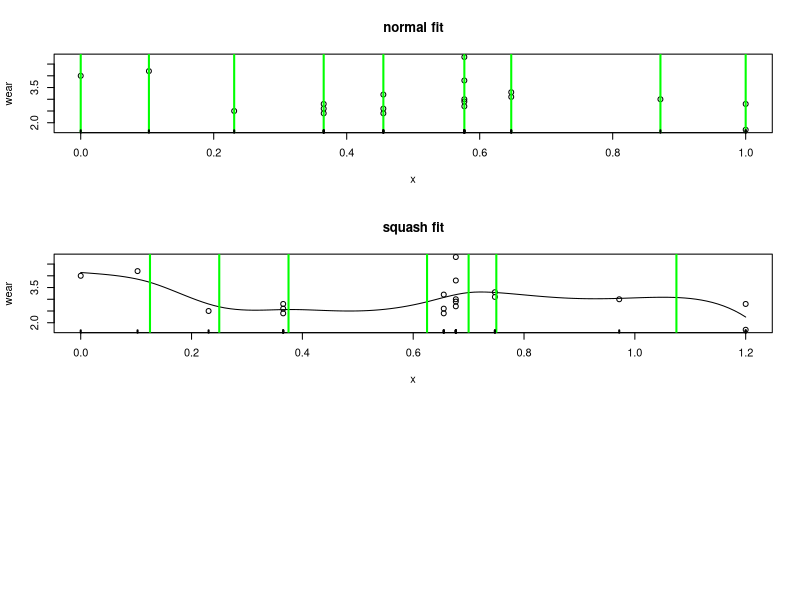

Generate this figure with R:
# integration experiment.

# uses the functions from section 3.2.1 of the Red Book
# data
size<-c(1.42,1.58,1.78,1.99,1.99,1.99,2.13,2.13,2.13, 
2.32,2.32,2.32,2.32,2.32,2.43,2.43,2.78,2.98,2.98) 
wear<-c(4.0,4.2,2.5,2.6,2.8,2.4,3.2,2.4,2.6,4.8,2.9, 
3.8,3.0,2.7,3.1,3.3,3.0,2.8,1.7) 
x<-size-min(size);x<-x/max(x) 

#R(x,z)forcubicsplineon[0,1]
rk<-function(x,z){
   ((z-0.5)^2-1/12)*((x-0.5)^2-1/12)/4- 
      ((abs(x-z)-0.5)^4-(abs(x-z)-0.5)^2/2+7/240)/24 
} 

spl.X<-function(x,xk){
   #set up model matrix for cubic penalized regression spline
   q<-length(xk)+2 #numberofparameters 
   n<-length(x) #numberofdata 
   X<-matrix(1,n,q)#initializedmodelmatrix 
   X[,2]<-x #setsecondcolumntox 
   X[,3:q]<-outer(x,xk,FUN=rk)#andremainingtoR(x,xk) 
   X 
} 

spl.S<-function(xk){ 
   # set up the penalized regression spline penalty matrix, 
   # given knot sequence xk 
   q<-length(xk)+2;S<-matrix(0,q,q) # initialize matrix to 0 
   S[3:q,3:q]<-outer(xk,xk,FUN=rk) # fill in non-zero part 
   S 
} 

# A simple matrix square root 
mat.sqrt<-function(S){
   d<-eigen(S,symmetric=TRUE) 
   rS<-d$vectors%*%diag(d$values^0.5)%*%t(d$vectors) 
} 

# functiontofitpenalizedregressionsplinetox,ydata, 
# withknotsxk,givensmoothingparameter,lambda. 
prs.fit<-function(y,x,xk,lambda) {
   q<-length(xk)+2 #dimensionofbasis 
   n<-length(x) #numberofdata 
   # createaugmentedmodelmatrix.... 
   Xa<-rbind(spl.X(x,xk),mat.sqrt(spl.S(xk))*sqrt(lambda)) 
   y[(n+1):(n+q)]<-0 #augmentthedatavector 
   lm(y~Xa-1)#fitandreturnpenalizedregressionspline 
} 

xp<-0:100/100 # xvaluesforprediction 
xk<-1:7/8 #choosesomeknots 
xk<-unique(x)
mod.2<-prs.fit(wear,x,xk,0.0001)# fitpen.reg.spline 
Xp<-spl.X(xp,xk)#matrixtomapparamstofittedvaluesatxp 

par(mfrow=c(3,1))
#plot data & spl.fit 
plot(x,wear, main="normal fit")
lines(xp,Xp%*%coef(mod.2))
abline(v=xk,col="green",lwd=2)
rug(x,lwd=2)



# now crazy things happen
# move around the values of x and xk
xk<-1:7/8 #choose some knots 
xp<-0:120/100 # xvaluesforprediction 

x[x>xk[3]]<-x[x>xk[3]]+0.2
xk[xk>xk[3]]<-xk[xk>xk[3]]+0.2
x[x>xk[4] & x<xk[7]]<-x[x>xk[4] & x<xk[7]]-0.1
xk[xk>xk[4] & xk<xk[7]]<-xk[xk>xk[4] & xk<xk[7]]-0.2


mod.2<-prs.fit(wear,x,xk,0.0001)# fitpen.reg.spline 
Xp.move<-spl.X(xp,xk)#matrix to map params to fittedv alues at xp 


#plot data & spl.fit 
plot(x,wear, main="squash fit")
lines(xp,Xp.move%*%coef(mod.2))
abline(v=xk,col="green",lwd=2)
rug(x,lwd=2)


# fixing...


spl.S<-function(xk){ 
   # set up the penalized regression spline penalty matrix, 
   # given knot sequence xk 
   q<-length(xk)+2;S<-matrix(0,q,q) # initialize matrix to 0 
   S[3:q,3:q]<-outer(xk,xk,FUN=rk) # fill in non-zero part 
   S 
} 
